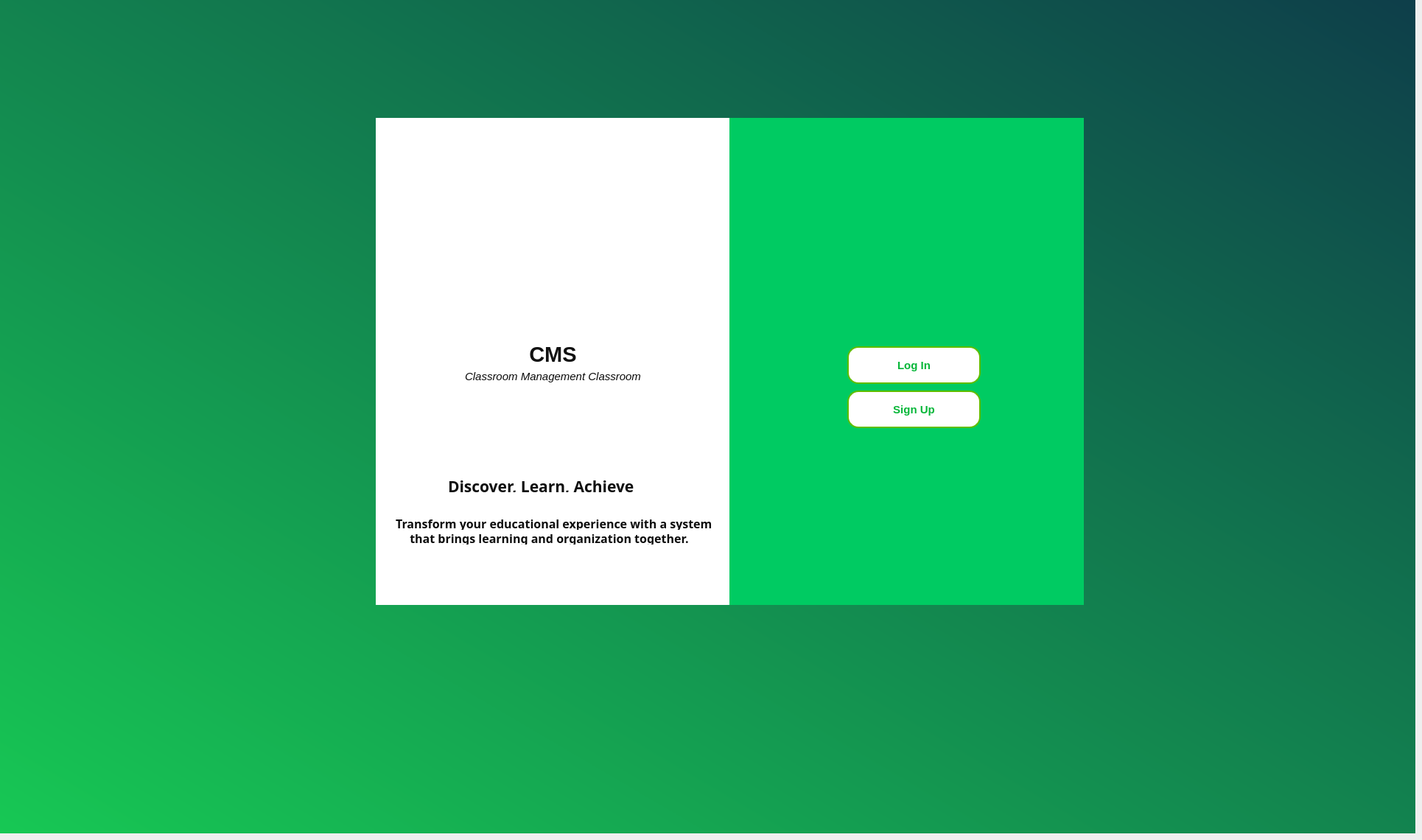
      <widget class="QWidget" name="explore_page">
       <widget class="QFrame" name="frame_2">
        <property name="geometry">
         <rect>
          <x>0</x>
          <y>0</y>
          <width>1921</width>
          <height>1131</height>
         </rect>
        </property>
        <property name="styleSheet">
         <string notr="true">QFrame{
border:none;

 background: qlineargradient(spread:pad, x1:0, y1:1, x2:1, y2:0, stop:0 #17c854, stop:1 #0e3e4a);

}</string>
        </property>
        <property name="frameShape">
         <enum>QFrame::StyledPanel</enum>
        </property>
        <property name="frameShadow">
         <enum>QFrame::Raised</enum>
        </property>
        <widget class="QFrame" name="explore_frame_2">
         <property name="geometry">
          <rect>
           <x>510</x>
           <y>160</y>
           <width>961</width>
           <height>661</height>
          </rect>
         </property>
         <property name="styleSheet">
          <string notr="true">background-color: rgb(255, 255, 255);
border: 2px solid black;</string>
         </property>
         <property name="frameShape">
          <enum>QFrame::StyledPanel</enum>
         </property>
         <property name="frameShadow">
          <enum>QFrame::Raised</enum>
         </property>
         <widget class="QFrame" name="frame_27">
          <property name="geometry">
           <rect>
            <x>0</x>
            <y>0</y>
            <width>491</width>
            <height>661</height>
           </rect>
          </property>
          <property name="styleSheet">
           <string notr="true">border-color:transparent;</string>
          </property>
          <property name="frameShape">
           <enum>QFrame::StyledPanel</enum>
          </property>
          <property name="frameShadow">
           <enum>QFrame::Raised</enum>
          </property>
          <widget class="QFrame" name="frame_28">
           <property name="geometry">
            <rect>
             <x>150</x>
             <y>160</y>
             <width>181</width>
             <height>151</height>
            </rect>
           </property>
           <property name="styleSheet">
            <string notr="true">border-color:transparent;
image: url(:/resource/assets/img4-removebg-preview.png);</string>
           </property>
           <property name="frameShape">
            <enum>QFrame::StyledPanel</enum>
           </property>
           <property name="frameShadow">
            <enum>QFrame::Raised</enum>
           </property>
          </widget>
          <widget class="QLabel" name="label_38">
           <property name="geometry">
            <rect>
             <x>0</x>
             <y>300</y>
             <width>481</width>
             <height>41</height>
            </rect>
           </property>
           <property name="font">
            <font>
             <family>Arial</family>
             <pointsize>22</pointsize>
             <bold>true</bold>
            </font>
           </property>
           <property name="styleSheet">
            <string notr="true">background-color:transparent;
border-color:transparent;
color: rgb(17, 17, 17);</string>
           </property>
           <property name="text">
            <string>CMS</string>
           </property>
           <property name="alignment">
            <set>Qt::AlignCenter</set>
           </property>
          </widget>
          <widget class="QLabel" name="label_39">
           <property name="geometry">
            <rect>
             <x>0</x>
             <y>340</y>
             <width>481</width>
             <height>21</height>
            </rect>
           </property>
           <property name="font">
            <font>
             <family>Arial</family>
             <pointsize>11</pointsize>
             <italic>true</italic>
             <bold>false</bold>
            </font>
           </property>
           <property name="styleSheet">
            <string notr="true">border-color:transparent;
color: rgb(12, 12, 12);
background-color:transparent;
</string>
           </property>
           <property name="text">
            <string>Classroom Management Classroom</string>
           </property>
           <property name="alignment">
            <set>Qt::AlignCenter</set>
           </property>
          </widget>
          <widget class="QLabel" name="label_40">
           <property name="geometry">
            <rect>
             <x>0</x>
             <y>540</y>
             <width>471</width>
             <height>21</height>
            </rect>
           </property>
           <property name="font">
            <font>
             <family>Sitka Small Semibold</family>
             <pointsize>12</pointsize>
             <bold>true</bold>
            </font>
           </property>
           <property name="styleSheet">
            <string notr="true">border-color:transparent;
color:rgb(13, 13, 13);</string>
           </property>
           <property name="text">
            <string>   Transform your educational experience with a system</string>
           </property>
           <property name="alignment">
            <set>Qt::AlignCenter</set>
           </property>
          </widget>
          <widget class="QLabel" name="label_41">
           <property name="geometry">
            <rect>
             <x>20</x>
             <y>560</y>
             <width>431</width>
             <height>21</height>
            </rect>
           </property>
           <property name="font">
            <font>
             <family>Sitka Small Semibold</family>
             <pointsize>12</pointsize>
             <bold>true</bold>
            </font>
           </property>
           <property name="styleSheet">
            <string notr="true">border-color:transparent;
color:rgb(13, 13, 13);</string>
           </property>
           <property name="text">
            <string>that brings learning and organization together.</string>
           </property>
           <property name="alignment">
            <set>Qt::AlignCenter</set>
           </property>
          </widget>
          <widget class="QLabel" name="label_42">
           <property name="geometry">
            <rect>
             <x>90</x>
             <y>490</y>
             <width>281</width>
             <height>20</height>
            </rect>
           </property>
           <property name="font">
            <font>
             <family>Sitka Small Semibold</family>
             <pointsize>16</pointsize>
             <bold>true</bold>
            </font>
           </property>
           <property name="styleSheet">
            <string notr="true">border-color:transparent;
color:rgb(15, 15, 15)</string>
           </property>
           <property name="text">
            <string>Discover, Learn, Achieve</string>
           </property>
          </widget>
         </widget>
         <widget class="QFrame" name="frame_29">
          <property name="geometry">
           <rect>
            <x>480</x>
            <y>0</y>
            <width>481</width>
            <height>661</height>
           </rect>
          </property>
          <property name="styleSheet">
           <string notr="true">border-color: transparent;
background-color:rgb(0, 203, 98);</string>
          </property>
          <property name="frameShape">
           <enum>QFrame::StyledPanel</enum>
          </property>
          <property name="frameShadow">
           <enum>QFrame::Raised</enum>
          </property>
          <widget class="QFrame" name="frame_30">
           <property name="geometry">
            <rect>
             <x>0</x>
             <y>40</y>
             <width>481</width>
             <height>621</height>
            </rect>
           </property>
           <property name="styleSheet">
            <string notr="true">border-color:transparent;</string>
           </property>
           <property name="frameShape">
            <enum>QFrame::StyledPanel</enum>
           </property>
           <property name="frameShadow">
            <enum>QFrame::Raised</enum>
           </property>
           <widget class="QPushButton" name="login_redirect_2">
            <property name="geometry">
             <rect>
              <x>160</x>
              <y>270</y>
              <width>181</width>
              <height>51</height>
             </rect>
            </property>
            <property name="font">
             <font>
              <family>Arial</family>
              <pointsize>11</pointsize>
              <bold>true</bold>
             </font>
            </property>
            <property name="styleSheet">
             <string notr="true">background-color: rgb(255, 255, 255);
color:rgb(6, 182, 56);
border-radius: 15px;
border: 2px solid rgb(95, 190, 0)</string>
            </property>
            <property name="text">
             <string>Log In</string>
            </property>
           </widget>
           <widget class="QPushButton" name="signup_redirect">
            <property name="geometry">
             <rect>
              <x>160</x>
              <y>330</y>
              <width>181</width>
              <height>51</height>
             </rect>
            </property>
            <property name="font">
             <font>
              <family>Arial</family>
              <pointsize>11</pointsize>
              <bold>true</bold>
             </font>
            </property>
            <property name="styleSheet">
             <string notr="true">background-color: rgb(255, 255, 255);
color:rgb(6, 182, 56);
border-radius: 15px;
border: 2px solid rgb(95, 190, 0)</string>
            </property>
            <property name="text">
             <string>Sign Up</string>
            </property>
           </widget>
          </widget>
         </widget>
        </widget>
       </widget>
      </widget>
